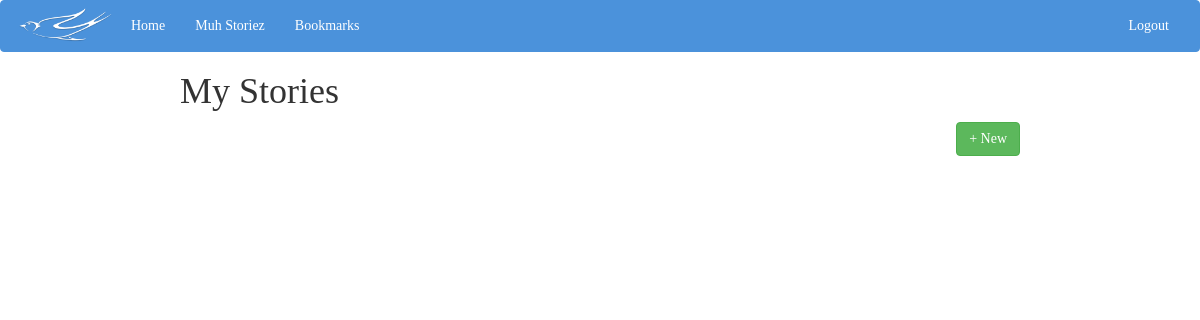
Page /muh-stories/ (signed in) on the earlier database version.
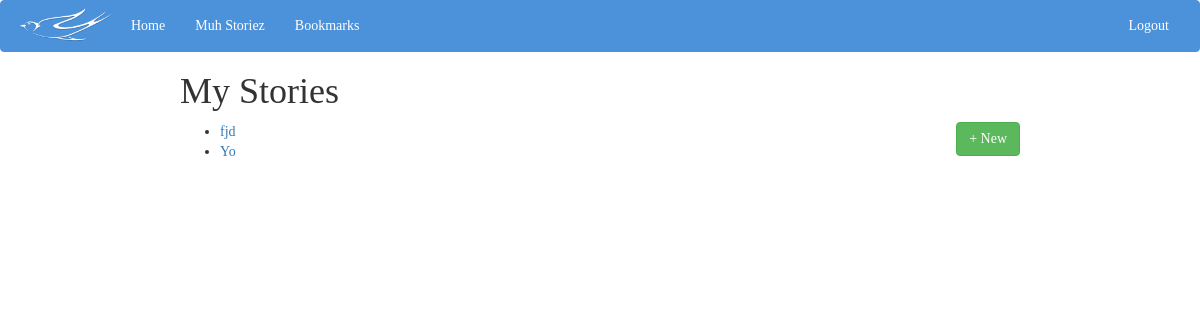
Same page on the later database version.
### SwallowTales/models.py (models this page shows, shortened)
class StorySection(models.Model):
    previousSection = models.ForeignKey("self",null = True, blank=True, related_name="children")
    author = models.ForeignKey(User)
    story = models.ForeignKey(Story)
    secName = models.CharField(max_length = 100)
    text = models.TextField()

class Story(models.Model):
    author = models.ForeignKey(User)
    name = models.CharField(max_length = 100)

### SwallowTales/views.py (the view)
# urls.py: url(r'^muh-stories/', views.stories, name='muh-stories'),
def stories(request):
    if not request.user.is_authenticated():
        return redirect('home')
    first_sections_list = StorySection.objects.filter(previousSection = None)
    return render(request, 'muh_storiez.html', {'first_sections_list': first_sections_list})

### SwallowTales/templates/muh_storiez.html
{% extends "base.html" %}
{% block content %}
<div id="muh_stories">
    <h1> My Stories </h1>
    <div>
        <button type="button" onclick="location.href='/add-story/';" class="btn btn-success pull-right">+ New</button>
    </div>
    <div>
        <ul>
        {% for section in first_sections_list %}
            <li><a href="{% url 'SwallowTales.views.view_section' section.pk %}">{{ section.story.name }}</a></li>
        {% endfor %}
        </ul>
    </div>
</div>
{% endblock content %}

Differences in the rows shown:
added StorySection: story.name "fjd"
added StorySection: story.name "Yo"
